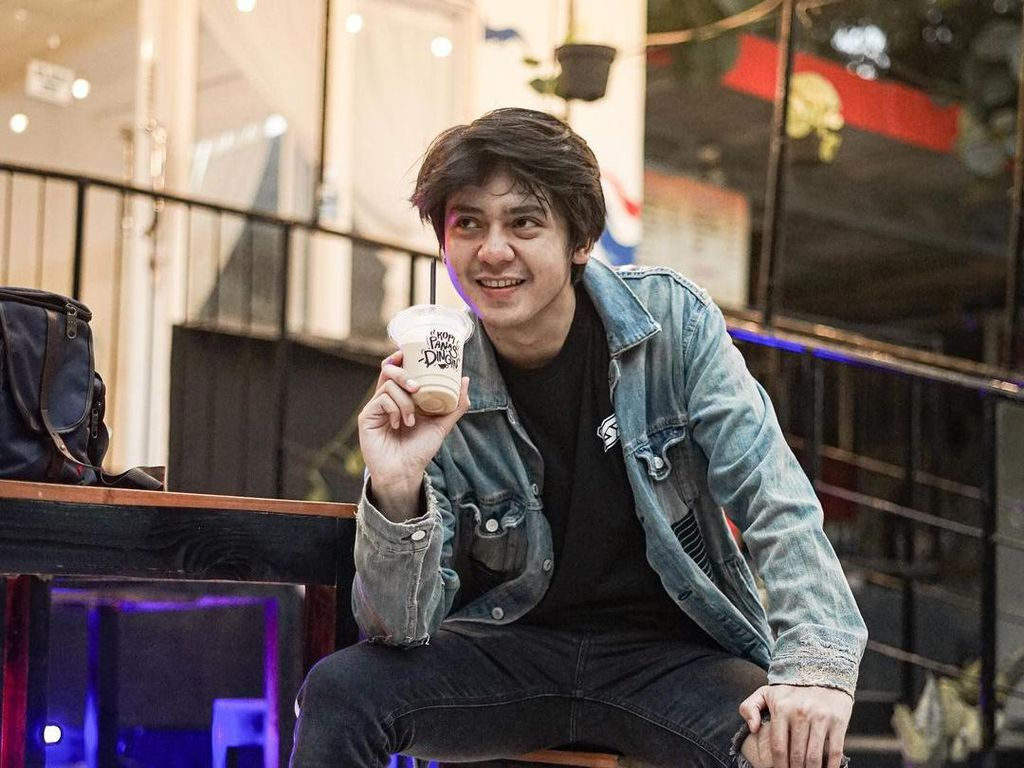
#> input picture arbani.jpeg, 1024 x 768 px
$ jupyter execute konvolusi.ipynb   (shell and % lines are left out)
#> lines starting #> are read from the running program, lines starting #| are printed output that depends on the picture
[cell 1]
#  untuk mengimport library yg ada di python
import matplotlib.pyplot as plt

from skimage import data
from skimage.io import imread
from skimage.color import rgb2gray
import numpy as np

import cv2

[cell 2]
citra1 = imread(fname="arbani.jpeg") # membaca citra dari file
#> citra1 is the input picture: shape (768, 1024, 3); mean R, G, B 108.9, 96.6, 91
print(citra1.shape) # menampilkan dimensi citra
#| (768, 1024, 3)

plt.imshow(citra1, cmap='gray') # menampilkan citra

[cell 3]
# untuk mendefinisikan sebuah kernel dalam bentuk matriks 3x3
kernel = np.array([[-1, 0, -1],
                   [0, 4, 0],
                   [-1, 0, -1]])

# memfilter kernel ke citra 1 dan disimpan ke dalam variabel citraOutput
citraOutput = cv2.filter2D(citra1, -1, kernel)
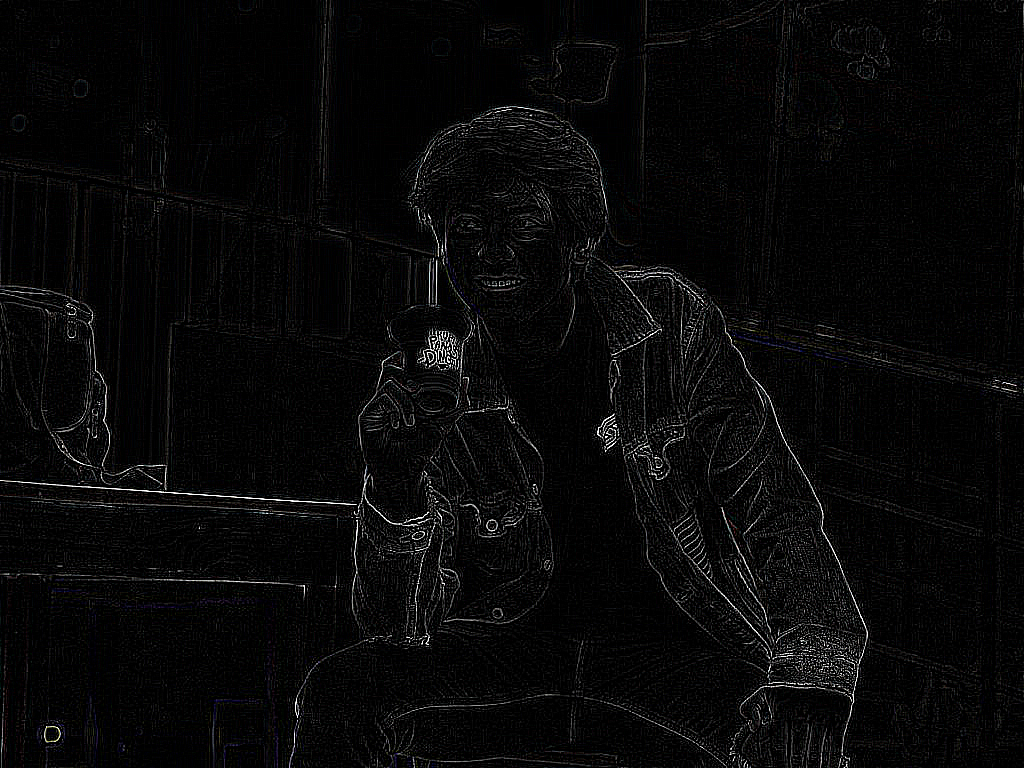
#> citraOutput: shape (768, 1024, 3); mean R, G, B 8.1, 8.1, 8.2

# menampilkan citra 1 dan 2 menggunakan subplot
fig, axes = plt.subplots(1, 2, figsize=(12, 12))
ax = axes.ravel()

ax[0].imshow(citra1, cmap = 'gray') # menampilkan gambar input
ax[0].set_title("Citra Input") # menampilkan title
ax[1].imshow(citraOutput, cmap = 'gray') # menampilkan gambar output
ax[1].set_title("Citra Output") # menampilkan title
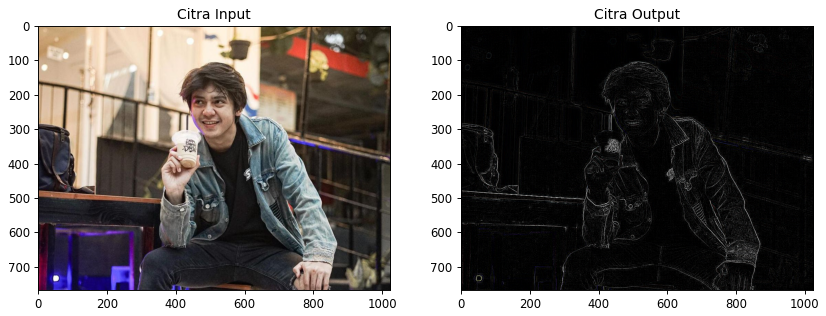
#> figure drawn by matplotlib, 2 panels

[cell 4]
citra2 = imread(fname="jefri.jpeg") # membaca citra dari file
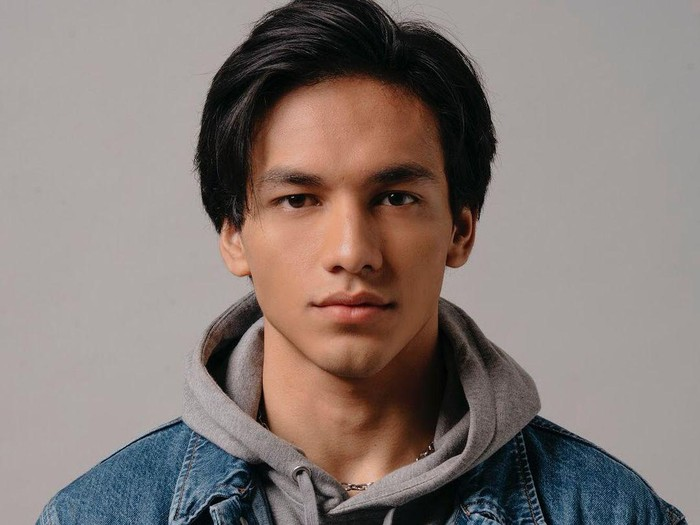
#> input picture jefri.jpeg, 700 x 525 px
#> citra2 is the input picture: shape (525, 700, 3); mean R, G, B 134.3, 122.9, 118.4
print(citra2.shape) # menampilkan dimensi citra
#| (525, 700, 3)

plt.imshow(citra2, cmap='gray') # menampilkan citra

[cell 5]
# untuk mendefinisikan sebuah kernel dalam bentuk matriks 3x3
kerne2 = np.array([[-1, 0, -1],
                   [0, 4, 0],
                   [-1, 0, -1]])

# memfilter kernel ke citra 1 dan disimpan ke dalam variabel citraOutput
citraOutput = cv2.filter2D(citra2, -1, kernel)
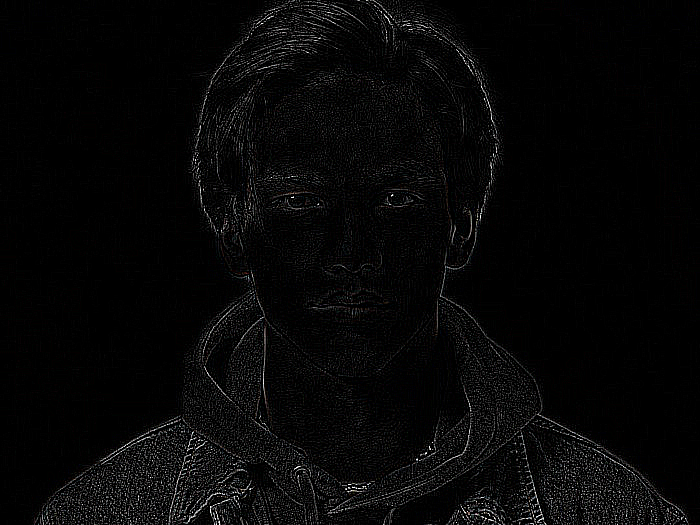
#> citraOutput: shape (525, 700, 3); mean R, G, B 7.1, 7, 7.1

# menampilkan citra 1 dan 2 menggunakan subplot
fig, axes = plt.subplots(1, 2, figsize=(12, 12))
ax = axes.ravel()

ax[0].imshow(citra2, cmap = 'gray') # menampilkan gambar input
ax[0].set_title("Citra Input") # menampilkan title
ax[1].imshow(citraOutput, cmap = 'gray') # menampilkan gambar output
ax[1].set_title("Citra Output") # menampilkan title
